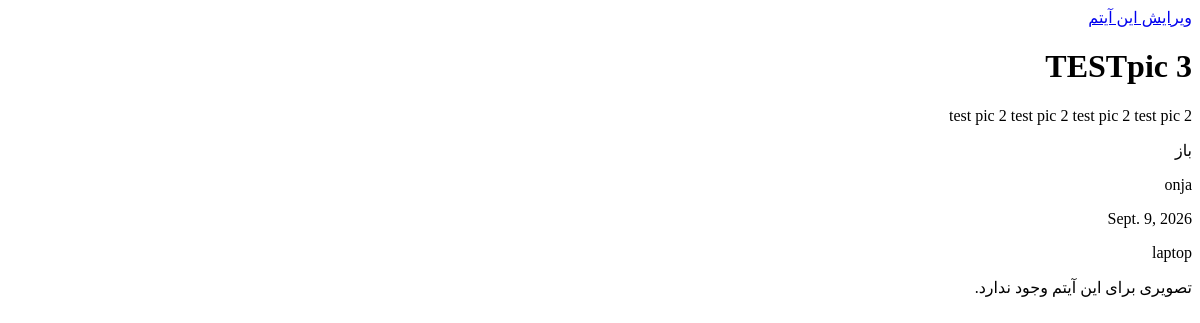
The app's page /item/18/ (signed in), older data.
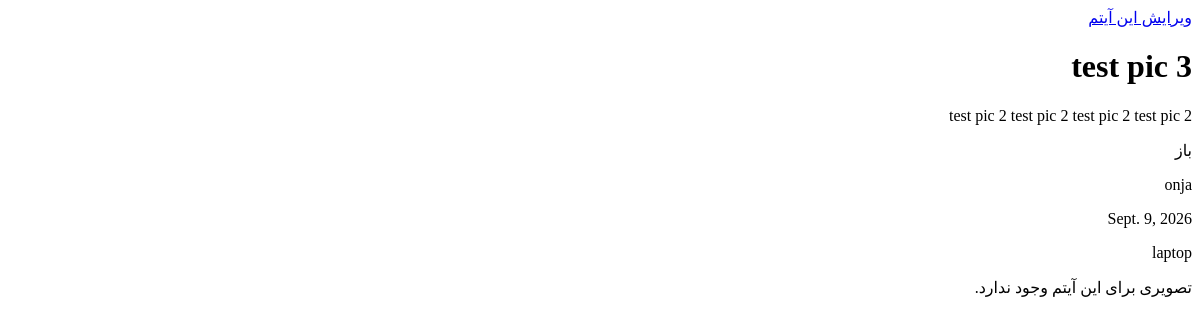
The same page, newer data.
### core/models.py (models this page shows, shortened)
class Item(models.Model):
    class Status(models.TextChoices):
        OPEN = "open", "باز"
        REVIEWING = "reviewing", "در حال بررسی"
        DELIVERED = "delivered", "تحویل داده شده"
        CLOSED = "closed", "بسته شده"
    title = models.CharField(max_length=128)
    description = models.TextField()
    location = models.CharField(max_length=200)
    event_date = models.DateField()
    created_at = models.DateTimeField(auto_now_add=True)
    category = models.ForeignKey(
        Category,
        on_delete=models.PROTECT,
        related_name='items_category'
    )
    status = models.CharField(
        max_length=20,
        choices=Status.choices,
        default=Status.OPEN
    )
    created_by = models.ForeignKey(
        User,
        on_delete=models.CASCADE,
        related_name='items_user'
    )
    image = models.ImageField(
        upload_to="items/",
        blank=True,
        null=True
    )

class Category(models.Model):
    title = models.CharField(max_length=100)
    def __str__(self):
        return self.title

### core/views.py (the view)
# urls.py: path("<int:pk>/", item_detail, name='item_detail'),
def item_detail(requests, pk):
    item = get_object_or_404(
        Item,
        id=pk,
        created_by=requests.user
    )
    return render(
        requests,
        "items/item_detail.html",
        {"item": item}
    )

### templates/items/item_detail.html (shortened to what this page needs)
{% extends "base.html" %}
{% block content %}
<a href="{% url 'update_item' item.id %}"> ویرایش این آیتم </a>
<h1> {{item.title}} </h1>
<p>  {{item.description}} </p>
<p>  {{item.get_status_display }} </p>
<p>  {{item.location }} </p>
<p>  {{item.event_date }} </p>
<p>  {{item.category }} </p>
{% if item.image %}
    <img src="{{item.image.url}}" alt="{{item.title}}"/>
{% else %}
    <p>تصویری برای این آیتم وجود ندارد.</p>
{% endif %}
{% endblock %}

Row changes from the older to the newer data that the page shows:
changed Item "test pic 2 test pic 2 test pic 2 test pic 2": title "TESTpic 3" → "test pic 3"
